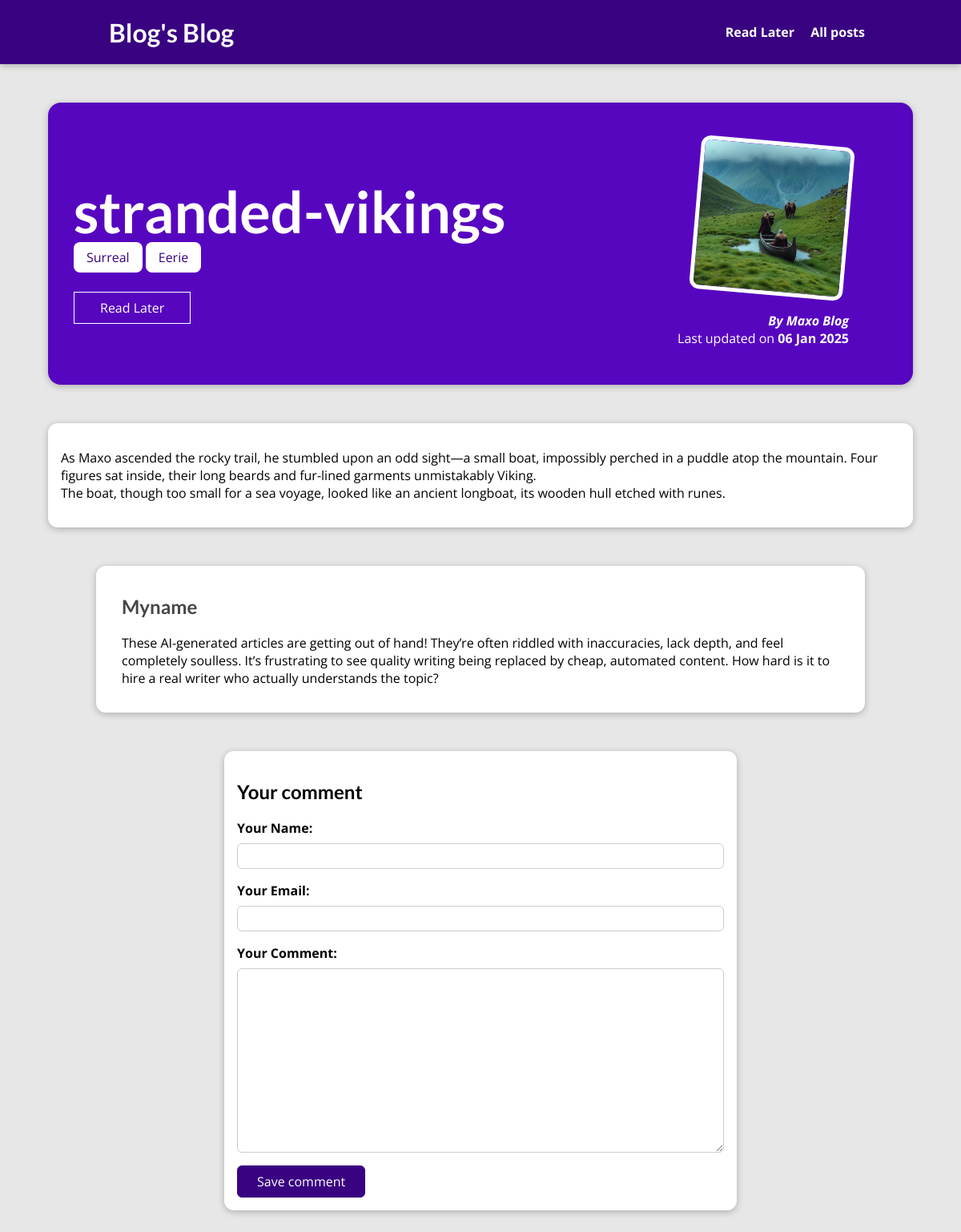
The app's page /posts/stranded-vikings with its own data.
### blog/models.py (models this page shows, shortened)
class Post(models.Model):
    post_title = models.CharField(max_length=255)
    image = models.ImageField(upload_to="posts", null=True)
    date = models.DateField()
    excerpt = models.TextField(default="", null=False, blank=True)
    slug = models.SlugField(default="", null=False, blank=True, unique=True)
    content = models.TextField(default="", null=False, blank=True)
    author = models.ForeignKey(
        Author, on_delete=models.CASCADE, related_name="posts", null=False
    )
    tag = models.ManyToManyField(Tag)

class Tag(models.Model):
    caption = models.CharField(max_length=255)

class Author(models.Model):
    first_name = models.CharField(max_length=255)
    last_name = models.CharField(max_length=255)
    email_address = models.EmailField()
    def __str__(self):
        return f"{self.first_name} {self.last_name}"

class Comment(models.Model):
    user_name = models.CharField(max_length=120)
    user_email = models.EmailField()
    text = models.TextField(max_length=400)
    post = models.ForeignKey(Post, on_delete=models.CASCADE, related_name="comments")

### blog/views.py (the view, shortened to what this page needs)
# urls.py: path("posts/<slug:slug>", views.SinglePostView.as_view(), name="single-post-page"),
class SinglePostView(View):
    def is_stored_post(self, request, post_id):
        stored_posts = request.session.get("stored_posts")
        if stored_posts is not None:
            is_saved_for_later = str(post_id) in stored_posts
        else:
            is_saved_for_later = False
        return is_saved_for_later
    def get(self, request, slug):
        post = Post.objects.get(slug=slug)
        context = {
            "post": post,
            "tags": post.tag.all(),
            "comment_form": CommentForm(),
            "comments": post.comments.all().order_by("-id"),
            "saved_for_later": self.is_stored_post(request, post.id),
        }
        return render(request, "blog/post-detail.html", context)

### blog/forms.py
class CommentForm(forms.ModelForm):
    class Meta:
        model = Comment
        exclude = ["post"]
        labels = {
            "user_name": "Your Name",
            "user_email": "Your Email",
            "text": "Your Comment",
        }

### blog/templates/blog/post-detail.html (shortened to what this page needs)
{% extends "base.html" %}
{% load static %}
{% block css_files %}
    <link rel="stylesheet" href="{% static "blog/post-detail.css" %}">
{% endblock %}
{% block content %}
<section id="summary">
    <h2> {{ post.post_title }} </h2>
    <div>
        {% for tag in tags %}
        <span class="tag">{{ tag.caption }}</span>
        {% endfor %}
    </div>
    <div id="read-later">
        <form action="{% url "read-later" %}" method="POST">
            <button>
            {% if saved_for_later %}
            Remove
            {% else %}
             Read Later
            {% endif %}
            </button>
        </form>
    </div>
    <article>
        <img src="{{ post.image.url }}" alt="{{ post.post_title }}"/>
        <address> By <a href="mailto:{{ post.author.email_address }}"> {{ post.author }} </a> </address>
        <div> Last updated on <time>{{ post.date|date:"d M Y" }} <time>
        </div>
    </article>
</section>
<main>
    {{ post.content|linebreaks }}
</main>
<section id="comments">
    <ul>
        {% for comment in comments %}
        <li>
            <h2> {{ comment.user_name }} </h2>
            <p> {{ comment.text|linebreaks }} </p>
        </li>
        {% endfor %}
    </ul>
</section>
 <section id="comment-form">
    <h2>Your comment</h2>
    <form action="{% url "single-post-page" post.slug %}" method="POST">
        {% for form_field in comment_form %}
        <div class="form-control {% if form_field.errors %}invalid{% endif %}">
            {{ form_field.label_tag }}
            {{ form_field }}
        </div>
        {% endfor %}
        <button>Save comment</button>
    </form>
</section>
{% endblock %}

### templates/base.html (shortened to what this page needs)
{% load static %}
<!DOCTYPE html>
<html lang="en">
<head>
    <link rel="stylesheet" href="{% static "app.css" %}">
    {% block css_files %} {% endblock %}
</head>
<body>
    <header id="main-navigation">
        <h1><a href="{% url "starting-page" %}">Blog's Blog</a></h1>
        <nav>
            <a href="{% url "read-later" %}">Read Later</a>
            <a href="{% url "posts-page" %}">All posts</a>
        </nav>
    </header>
{% block content %}
{% endblock %}
</body>
</html>

### static/app.css (style rules this page uses)
* { box-sizing: border-box; }
html { font-family: 'Open Sans', 'Lato', sans-serif; }
body { margin: 0; }
h1, h2, h3 { font-family: 'Lato', sans-serif; font-weight: bold; }
#main-navigation { width: 100%; height: 5rem; display: flex; justify-content: space-between; align-items: center; padding: 0 10%; position: absolute; top: 0; left: 0; }
#main-navigation a { text-decoration: none; color: white; font-weight: bold; margin-left: 1rem; }

### blog/static/blog/post-detail.css (style rules this page uses)
body { background-color: #e7e7e7; }
#main-navigation { background-color: #390281; box-shadow: 0 2px 8px rgba(0, 0, 0, 0.25); }
#summary { margin: 8rem auto 3rem auto; padding: 2rem; width: 90%; max-width: 90rem; border-radius: 16px; background-color: #5706c0; position: relative; box-shadow: 0 2px 8px rgba(0, 0, 0, 0.25); height: 22rem; }
#summary h2 { color: white; font-size: 4.5rem; margin-bottom: 0.25rem; }
#summary article { position: absolute; top: 2rem; right: 3rem; padding: 1rem 2rem; border-radius: 12px; text-align: right; color: white; }
#summary article img { width: 12rem; height: 12rem; border-radius: 12px; transform: rotateZ(5deg); border: 5px solid white; margin-bottom: 1rem; }
#summary address { font-weight: bold; }
#summary a { color: white; text-decoration: none; }
#summary time { font-weight: bold; }
#read-later { margin: 2rem 0; }
#read-later button { background-color: transparent; border: 1px solid white; padding: 0.5rem 2rem; font: inherit; color: white; cursor: pointer; }
main { width: 90%; max-width: 90rem; margin: 3rem auto; background-color: white; padding: 1rem; border-radius: 12px; box-shadow: 0 2px 8px rgba(0, 0, 0, 0.25); }
.tag { background-color: white; color: #390281; padding: 0.5rem 1rem; border-radius: 8px; }
#comment-form { margin: 3rem auto; width: 90%; max-width: 40rem; border-radius: 12px; background-color: white; box-shadow: 0 2px 8px rgba(0, 0, 0, 0.25); padding: 1rem; }
#comment-form button { font: inherit; background-color: #390281; color: white; border: 1px solid #390281; padding: 0.5rem 1.5rem; border-radius: 6px; cursor: pointer; }
.form-control { margin-bottom: 1rem; }
.form-control label { font-weight: bold; margin-bottom: 0.5rem; display: block; }
.form-control input, .form-control textarea { display: block; width: 100%; font: inherit; padding: 0.25rem; border-radius: 6px; border: 1px solid #ccc; }
#comments { margin: 3rem auto; width: 90%; max-width: 60rem; border-radius: 12px; background-color: white; box-shadow: 0 2px 8px rgba(0, 0, 0, 0.25); padding: 1rem 2rem; }
#comments ul { list-style: none; margin: 0; padding: 0; }
#comments li { margin-bottom: 1rem; border-bottom: 2px solid #ccc; }
#comments li:last-of-type { border-bottom: none; }
#comments h2 { color: #464646; }

### records on screen
Post: post_title "stranded-vikings", image (picture), author "Maxo Blog", date "06 Jan 2025", content "As Maxo ascended the rocky trail, he stumbled upon an odd sight—a small boat, impossibly perched in a puddle atop the mountain. Four figures sat inside, their long beards and fur-lined garments unmistakably Viking. The boat, though too small for a sea voyage, looked like an ancient longboat, its wooden hull etched with runes."
Tag: caption "Surreal"
Tag: caption "Eerie"
Comment: user_name "Myname", text "These AI-generated articles are getting out of hand! They’re often riddled with inaccuracies, lack depth, and feel completely soulless. It’s frustrating to see quality writing being replaced by cheap, automated content. How hard is it to hire a real writer who actually understands the topic?"
